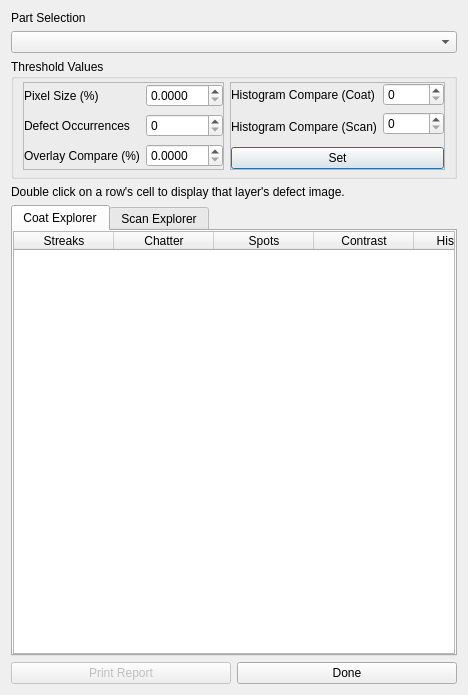
<?xml version="1.0" encoding="UTF-8"?>
<ui version="4.0">
 <class>dialogDefectReports</class>
 <widget class="QDialog" name="dialogDefectReports">
  <property name="geometry">
   <rect>
    <x>0</x>
    <y>0</y>
    <width>420</width>
    <height>695</height>
   </rect>
  </property>
  <property name="windowTitle">
   <string>Defect Reports</string>
  </property>
  <property name="windowIcon">
   <iconset resource="icons.qrc">
    <normaloff>:/resources/logo.ico</normaloff>:/resources/logo.ico</iconset>
  </property>
  <layout class="QGridLayout" name="gridLayout">
   <item row="0" column="0">
    <widget class="QLabel" name="labelParts">
     <property name="text">
      <string>Part Selection</string>
     </property>
    </widget>
   </item>
   <item row="2" column="0" colspan="2">
    <widget class="QGroupBox" name="groupThresholdValues">
     <property name="title">
      <string>Threshold Values</string>
     </property>
     <layout class="QGridLayout" name="gridLayout_4">
      <property name="leftMargin">
       <number>9</number>
      </property>
      <property name="topMargin">
       <number>3</number>
      </property>
      <property name="rightMargin">
       <number>9</number>
      </property>
      <property name="bottomMargin">
       <number>6</number>
      </property>
      <item row="1" column="4">
       <widget class="QFrame" name="frameLeft">
        <property name="frameShape">
         <enum>QFrame::StyledPanel</enum>
        </property>
        <property name="frameShadow">
         <enum>QFrame::Raised</enum>
        </property>
        <layout class="QGridLayout" name="gridLayout_5">
         <property name="leftMargin">
          <number>0</number>
         </property>
         <property name="topMargin">
          <number>0</number>
         </property>
         <property name="rightMargin">
          <number>0</number>
         </property>
         <property name="bottomMargin">
          <number>0</number>
         </property>
         <item row="1" column="0">
          <widget class="QLabel" name="labelOccurrences">
           <property name="toolTip">
            <string>Integer amount specifying the number of blade streaks and blade chatter.</string>
           </property>
           <property name="text">
            <string>Defect Occurrences</string>
           </property>
          </widget>
         </item>
         <item row="0" column="1">
          <widget class="QDoubleSpinBox" name="spinPixelSize">
           <property name="toolTip">
            <string>0 - 100</string>
           </property>
           <property name="decimals">
            <number>4</number>
           </property>
           <property name="maximum">
            <double>100.000000000000000</double>
           </property>
           <property name="singleStep">
            <double>0.001000000000000</double>
           </property>
          </widget>
         </item>
         <item row="0" column="0">
          <widget class="QLabel" name="labelPixelSize">
           <property name="toolTip">
            <string>Percentage amount specifying the number of defect bright spots and contrast difference pixels.</string>
           </property>
           <property name="text">
            <string>Pixel Size (%)</string>
           </property>
          </widget>
         </item>
         <item row="1" column="1">
          <widget class="QSpinBox" name="spinOccurrences">
           <property name="toolTip">
            <string>0 - 1000</string>
           </property>
           <property name="maximum">
            <number>1000</number>
           </property>
          </widget>
         </item>
         <item row="2" column="0">
          <widget class="QLabel" name="labelOverlay">
           <property name="toolTip">
            <string>Percentage amount specifying the similarity between the detected scan pattern and the part contours.</string>
           </property>
           <property name="text">
            <string>Overlay Compare (%)</string>
           </property>
          </widget>
         </item>
         <item row="2" column="1">
          <widget class="QDoubleSpinBox" name="spinOverlay">
           <property name="toolTip">
            <string>0 - 100</string>
           </property>
           <property name="alignment">
            <set>Qt::AlignLeading|Qt::AlignLeft|Qt::AlignVCenter</set>
           </property>
           <property name="decimals">
            <number>4</number>
           </property>
           <property name="maximum">
            <double>100.000000000000000</double>
           </property>
           <property name="singleStep">
            <double>0.100000000000000</double>
           </property>
          </widget>
         </item>
        </layout>
       </widget>
      </item>
      <item row="1" column="5">
       <widget class="QFrame" name="frameRight">
        <property name="frameShape">
         <enum>QFrame::StyledPanel</enum>
        </property>
        <property name="frameShadow">
         <enum>QFrame::Raised</enum>
        </property>
        <layout class="QGridLayout" name="gridLayout_6">
         <property name="leftMargin">
          <number>0</number>
         </property>
         <property name="topMargin">
          <number>0</number>
         </property>
         <property name="rightMargin">
          <number>0</number>
         </property>
         <property name="bottomMargin">
          <number>0</number>
         </property>
         <item row="1" column="0">
          <widget class="QLabel" name="labelHistogramCoat">
           <property name="text">
            <string>Histogram Compare (Coat)</string>
           </property>
          </widget>
         </item>
         <item row="1" column="1">
          <widget class="QSpinBox" name="spinHistogramCoat">
           <property name="toolTip">
            <string>0 - 50000</string>
           </property>
           <property name="maximum">
            <number>50000</number>
           </property>
           <property name="singleStep">
            <number>100</number>
           </property>
          </widget>
         </item>
         <item row="2" column="0" rowspan="2">
          <widget class="QLabel" name="labelHistogramScan">
           <property name="text">
            <string>Histogram Compare (Scan)</string>
           </property>
          </widget>
         </item>
         <item row="2" column="1">
          <widget class="QSpinBox" name="spinHistogramScan">
           <property name="toolTip">
            <string>0 - 50000</string>
           </property>
           <property name="maximum">
            <number>50000</number>
           </property>
           <property name="singleStep">
            <number>100</number>
           </property>
          </widget>
         </item>
         <item row="4" column="0" colspan="2">
          <widget class="QPushButton" name="pushSet">
           <property name="text">
            <string>Set</string>
           </property>
          </widget>
         </item>
        </layout>
       </widget>
      </item>
     </layout>
    </widget>
   </item>
   <item row="3" column="0" colspan="2">
    <widget class="QLabel" name="label">
     <property name="text">
      <string>Double click on a row's cell to display that layer's defect image.</string>
     </property>
    </widget>
   </item>
   <item row="4" column="0" colspan="2">
    <widget class="QTabWidget" name="widgetReports">
     <property name="currentIndex">
      <number>0</number>
     </property>
     <widget class="QWidget" name="tabCoat">
      <attribute name="title">
       <string>Coat Explorer</string>
      </attribute>
      <layout class="QGridLayout" name="gridLayout_2">
       <property name="leftMargin">
        <number>0</number>
       </property>
       <property name="topMargin">
        <number>0</number>
       </property>
       <property name="rightMargin">
        <number>0</number>
       </property>
       <property name="bottomMargin">
        <number>0</number>
       </property>
       <item row="0" column="0">
        <widget class="QTableWidget" name="tableCoat">
         <property name="horizontalScrollBarPolicy">
          <enum>Qt::ScrollBarAlwaysOff</enum>
         </property>
         <property name="editTriggers">
          <set>QAbstractItemView::NoEditTriggers</set>
         </property>
         <column>
          <property name="text">
           <string>Streaks</string>
          </property>
         </column>
         <column>
          <property name="text">
           <string>Chatter</string>
          </property>
         </column>
         <column>
          <property name="text">
           <string>Spots</string>
          </property>
         </column>
         <column>
          <property name="text">
           <string>Contrast</string>
          </property>
         </column>
         <column>
          <property name="text">
           <string>Histogram</string>
          </property>
         </column>
        </widget>
       </item>
      </layout>
     </widget>
     <widget class="QWidget" name="tabScan">
      <attribute name="title">
       <string>Scan Explorer</string>
      </attribute>
      <layout class="QGridLayout" name="gridLayout_3">
       <property name="leftMargin">
        <number>0</number>
       </property>
       <property name="topMargin">
        <number>0</number>
       </property>
       <property name="rightMargin">
        <number>0</number>
       </property>
       <property name="bottomMargin">
        <number>0</number>
       </property>
       <item row="0" column="0">
        <widget class="QTableWidget" name="tableScan">
         <property name="horizontalScrollBarPolicy">
          <enum>Qt::ScrollBarAlwaysOff</enum>
         </property>
         <property name="editTriggers">
          <set>QAbstractItemView::NoEditTriggers</set>
         </property>
         <column>
          <property name="text">
           <string>Streaks</string>
          </property>
         </column>
         <column>
          <property name="text">
           <string>Chatter</string>
          </property>
         </column>
         <column>
          <property name="text">
           <string>Histogram</string>
          </property>
         </column>
         <column>
          <property name="text">
           <string>Overlay</string>
          </property>
         </column>
        </widget>
       </item>
      </layout>
     </widget>
    </widget>
   </item>
   <item row="5" column="0">
    <widget class="QPushButton" name="pushPrint">
     <property name="enabled">
      <bool>false</bool>
     </property>
     <property name="text">
      <string>Print Report</string>
     </property>
    </widget>
   </item>
   <item row="5" column="1">
    <widget class="QPushButton" name="pushDone">
     <property name="text">
      <string>Done</string>
     </property>
    </widget>
   </item>
   <item row="1" column="0" colspan="2">
    <widget class="QComboBox" name="comboParts"/>
   </item>
  </layout>
 </widget>
 <resources>
  <include location="icons.qrc"/>
 </resources>
 <connections>
  <connection>
   <sender>pushDone</sender>
   <signal>clicked()</signal>
   <receiver>dialogDefectReports</receiver>
   <slot>close()</slot>
   <hints>
    <hint type="sourcelabel">
     <x>285</x>
     <y>273</y>
    </hint>
    <hint type="destinationlabel">
     <x>199</x>
     <y>149</y>
    </hint>
   </hints>
  </connection>
 </connections>
</ui>
